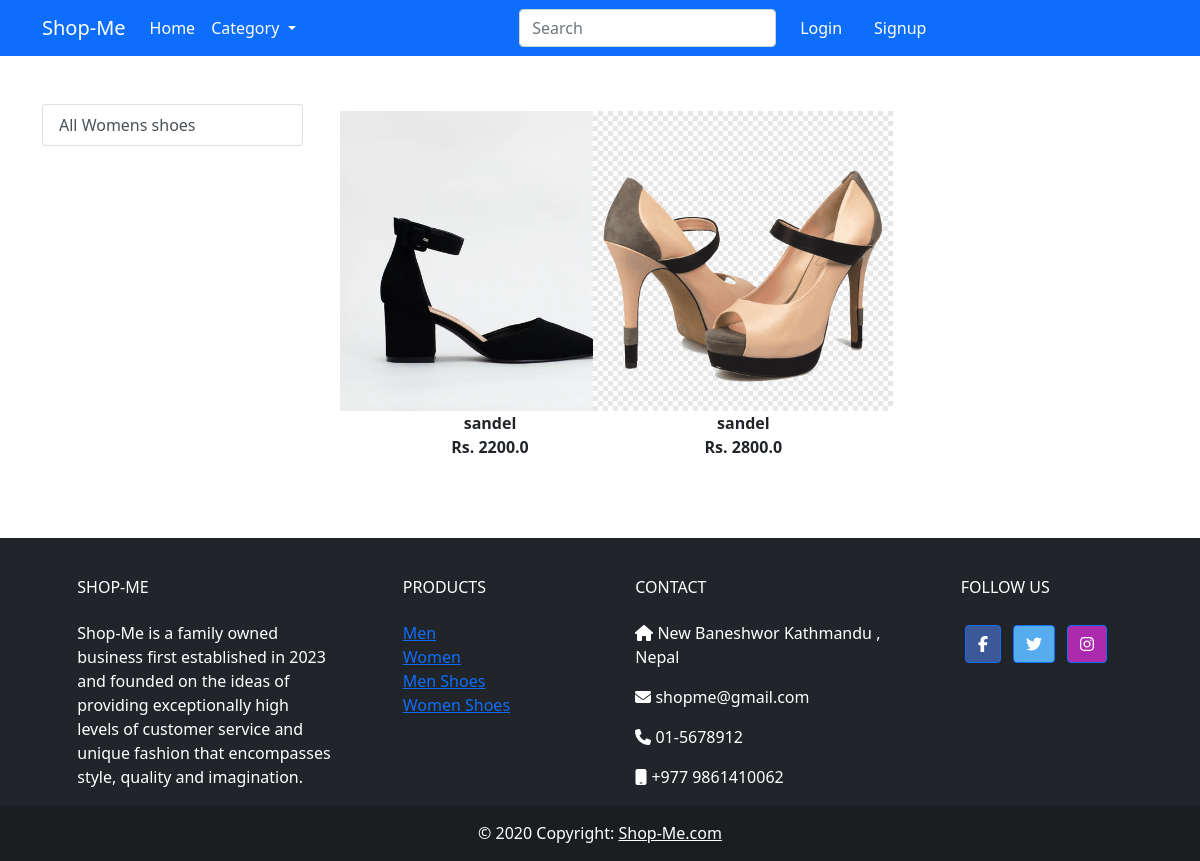
Page /womenshoe/ on the committed database.
### app/models.py (models this page shows, shortened)
class Product(models.Model):
    title= models.CharField(max_length=200)
    selling_price = models.FloatField()
    discounted_price= models.FloatField()
    description = models.TextField()
    brand= models.CharField(max_length=200)
    category = models.CharField(choices= CATEGORY_CHOICES, max_length=2)
    product_image = models.ImageField(upload_to= 'productimage')

### app/views.py (the view)
# urls.py: path('womenshoe/',views.womenshoe,name='womenshoe'),
def womenshoe(request, data=None):
    if data == None:
        womenshoe = Product.objects.filter(category="SW")
    return render(request, "app/womenshoe.html", {"womenshoe": womenshoe})

### app/templates/app/womenshoe.html (shortened to what this page needs)
{% extends 'app/base.html' %}
{% load static %}
{% block main-content %}
<div class="container my-5">
    <div class="row">
        <div class="col-sm-3">
            <div class="list-group">
                <a href="{% url 'womenshoe' %}" class="list-group-item list-group-item-action" aria-current="true">All
                    Womens shoes</a>
            </div>
        </div>
        <div class=" col-sm-8">
            <div class="row">
                {% for product in womenshoe %}
                <div class="col-sm-4 text-center mb-4">
                    <a href="{% url 'product-detail' product.id %}" class="btn">
                        <div class="item">
                            <img src="{{product.product_image.url}}" alt="" height="300" class="">
                            <div class="fw-bold">{{product.title}}</div>
                            <div class="fw-bold">Rs. {{product.discounted_price}}
                            </div>
                        </div>
                    </a>
                </div>
                {% endfor %}
            </div>
        </div>
    </div>
</div>
{% endblock main-content %}

### rows in the picture
Product: product_image (picture), title "sandel", discounted_price "2200.0"
Product: product_image (picture), title "sandel", discounted_price "2800.0"
